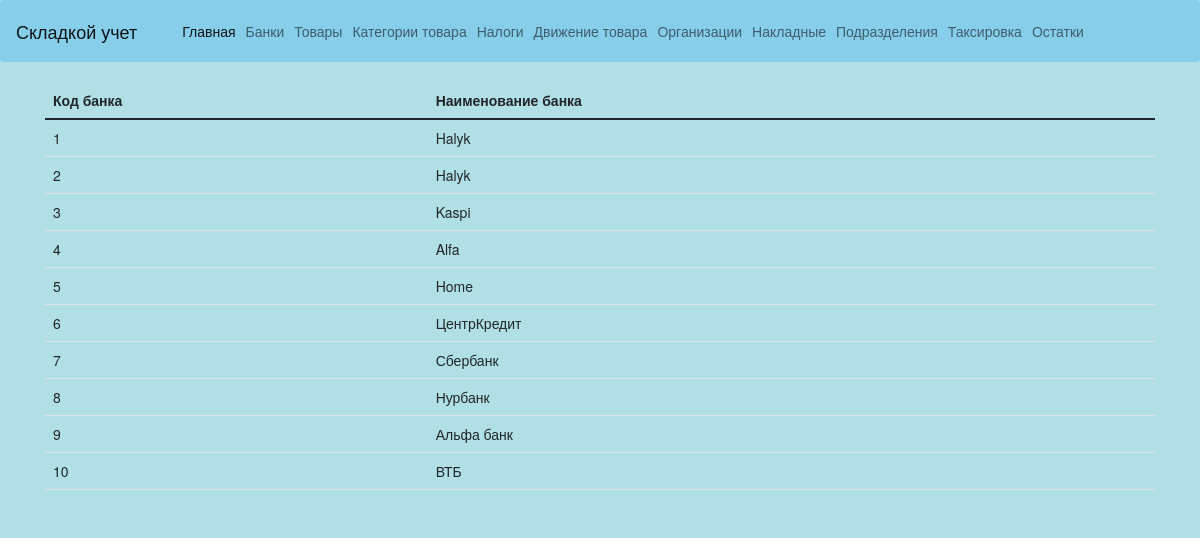
Screenshot of /createbanks with the database file from the repository.
### WebProjectApplication/models.py (models this page shows, shortened)
class Bank(models.Model):
    namebanka = models.CharField(max_length=20)
    class Meta:
        verbose_name = 'Банк'
        verbose_name_plural = 'Банки'

### WebProjectApplication/views.py (the view)
# urls.py: path('createbanks', views.createbanks, name='createbanks'),
def createbanks(request):
    newBanks = Bank.objects.all()
    if request.method == "POST":
        newBank = Bank()
        newBank.id = request.POST.get("id")
        newBank.namebanka = request.POST.get("namebanka")
        newBank.save()
        return HttpResponseRedirect("/createbanks")
    return render(request, 'WebProjectApplication/createbanks.html', {'newBanks':newBanks})

### templates/WebProjectApplication/createbanks.html (shortened to what this page needs)
{% extends 'layout.html' %}
{% block content %}
{% load static %}
{% if newBanks.count > 0 %}
<table class="table table-hover">
    <thead>
      <tr>
          <th scope="col"> Код банка </th>
          <th scope="col"> Наименование банка </th>
      </tr>
    </thead>
    <tbody>
     {% for newBank in newBanks %}
      <tr>
          <td>{{ newBank.id }} </td>
          <td>{{ newBank.namebanka }}</td>
      </tr>
      {% endfor %}
    </tbody>
    {% endif %}
</table>
{% endblock %}

### rows the page displays
Bank: id "1", namebanka "Halyk"
Bank: id "2", namebanka "Halyk"
Bank: id "3", namebanka "Kaspi"
Bank: id "4", namebanka "Alfa"
Bank: id "5", namebanka "Home"
Bank: id "6", namebanka "ЦентрКредит"
Bank: id "7", namebanka "Сбербанк"
Bank: id "8", namebanka "Нурбанк"
Bank: id "9", namebanka "Альфа банк"
Bank: id "10", namebanka "ВТБ"
